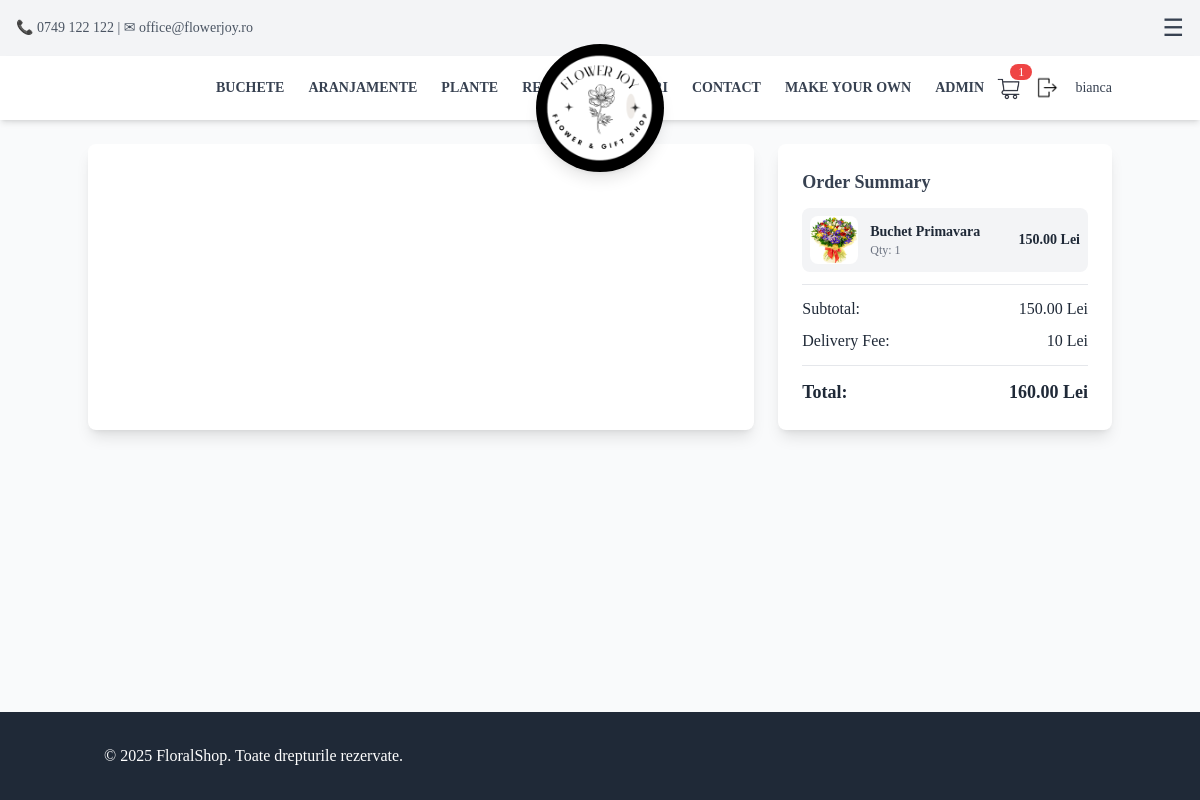
/checkout/ (signed in), run on an earlier commit of the app's database.
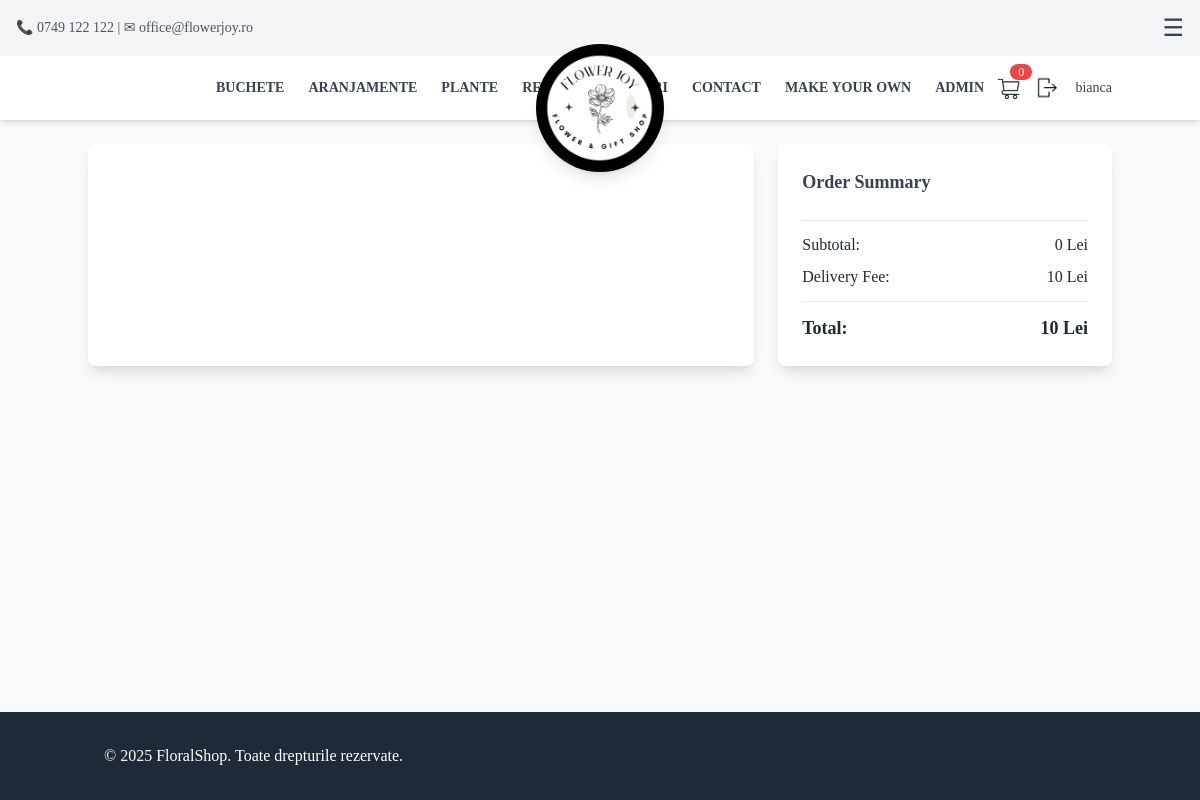
And on a later commit of the database.
### App/models.py (models this page shows, shortened)
class CartItem(models.Model):
    user = models.ForeignKey(User, on_delete=models.CASCADE, null=True, blank=True)
    session_id = models.CharField(max_length=255, null=True, blank=True) # Store session ID for anonymous users
    product = models.ForeignKey(Product, on_delete=models.CASCADE)
    quantity = models.PositiveIntegerField(default=1)
    def total_price(self):
        return self.product.price * self.quantity

class Product(models.Model):
    name = models.CharField(max_length=100, null=False, blank=False)
    description = models.TextField()
    category = models.CharField(
        max_length=100,
        choices=[
            ("buchete", "buchete"),
            ("plante", "plante"),
            ("aranjamente", "aranjamente"),
            ("Accessories", "Accessories"),
            ("Gifts", "Gifts"),
            ("CustomBouquet", "CustomBouquet"),
        ],
        default="General"
    )
    price = models.DecimalField(max_digits=10, decimal_places=2, null=False, blank=False)
    image = models.ImageField(upload_to="Pictures/", null=False, blank=False)
    created_at = models.DateTimeField(auto_now_add=True, null=False, blank=False)
    is_custom = models.BooleanField(default=False)
    in_store = models.BooleanField(default=False)
    auction_manual = models.BooleanField(default=False)
    auction_start_time = models.DateTimeField(null=True, blank=True)
    auction_floor_price = models.DecimalField(max_digits=10, decimal_places=2, default=10)
    auction_interval_minutes = models.PositiveIntegerField(default=60)
    auction_drop_amount = models.DecimalField(max_digits=6, decimal_places=2, default=5)
    before_auction_price = models.DecimalField(max_digits=10, decimal_places=2, null=False, blank=False, default=0.00)  # Store the price before auction
    bid_submited = models.BooleanField(default=False)  # Track if a bid has been submitted
    number_of_purcheses = models.PositiveIntegerField(default=0)  # Track the number of purchases

### App/views.py (the view, shortened to what this page needs)
# urls.py: path("checkout/", checkout, name="checkout"),
@login_required
def checkout(request):
    user = request.user if request.user.is_authenticated else None
    session_id = request.session.session_key or request.session.create()
    cart_items = CartItem.objects.filter(user=user) if user else CartItem.objects.filter(session_id=session_id)
    subtotal = sum(item.total_price() for item in cart_items)
    delivery_fee = 10  # Example delivery fee
    total_price = subtotal + delivery_fee
    return render(request, "checkout.html", {
        'stripe_public_key': settings.STRIPE_PUBLIC_KEY,
        "cart_items": cart_items,
        "subtotal": subtotal,
        "delivery_fee": delivery_fee,
        "total_price": total_price,
    })

### App/templates/partials/checkout.html (shortened to what this page needs)
{% extends 'base.html' %}
{% block content %}
<div class="container mx-auto flex flex-col lg:flex-row gap-6 mt-20 py-16">
    <div class="w-full lg:w-2/3 bg-white shadow-lg rounded-lg p-6 relative" id="checkout-section-container">
    </div>
  <div class="w-full lg:w-1/3 bg-white shadow-lg rounded-lg p-6">
    <h3 class="text-lg font-bold text-gray-700">Order Summary</h3>
    <div class="max-h-44 overflow-y-auto space-y-2 mt-3">
      {% for item in cart_items %}
      <div class="flex items-center justify-between bg-gray-100 p-2 rounded-lg">
        <div class="flex items-center gap-3">
          <img src="{{ item.product.image.url }}" alt="{{ item.product.name }}" class="w-12 h-12 rounded-lg">
          <div>
            <p class="text-sm font-semibold">{{ item.product.name }}</p>
            <p class="text-xs text-gray-500">Qty: {{ item.quantity }}</p>
          </div>
        </div>
        <p class="text-sm font-semibold">{{ item.total_price }} Lei</p>
      </div>
      {% endfor %}
    </div>
    <hr class="my-3">
    <div class="flex justify-between mt-2">
      <p>Subtotal:</p>
      <p>{{ subtotal }} Lei</p>
    </div>
    <div class="flex justify-between mt-2">
      <p>Delivery Fee:</p>
      <p>{{ delivery_fee }} Lei</p>
    </div>
    <hr class="my-3">
    <div class="flex justify-between text-lg font-semibold">
      <p>Total:</p>
      <p>{{ total_price }} Lei</p>
    </div>
  </div>
</div>
{% endblock %}

What changed in the data, as far as the page shows it:
removed CartItem: product.image (picture), product.name "Buchet Primavara", quantity "1", total_price "150.00"
Also different on the page:
{{ cart_count }}: "1" → "0"
{{ subtotal }}: "150.00" → "0"
{{ total_price }}: "160.00" → "10"
